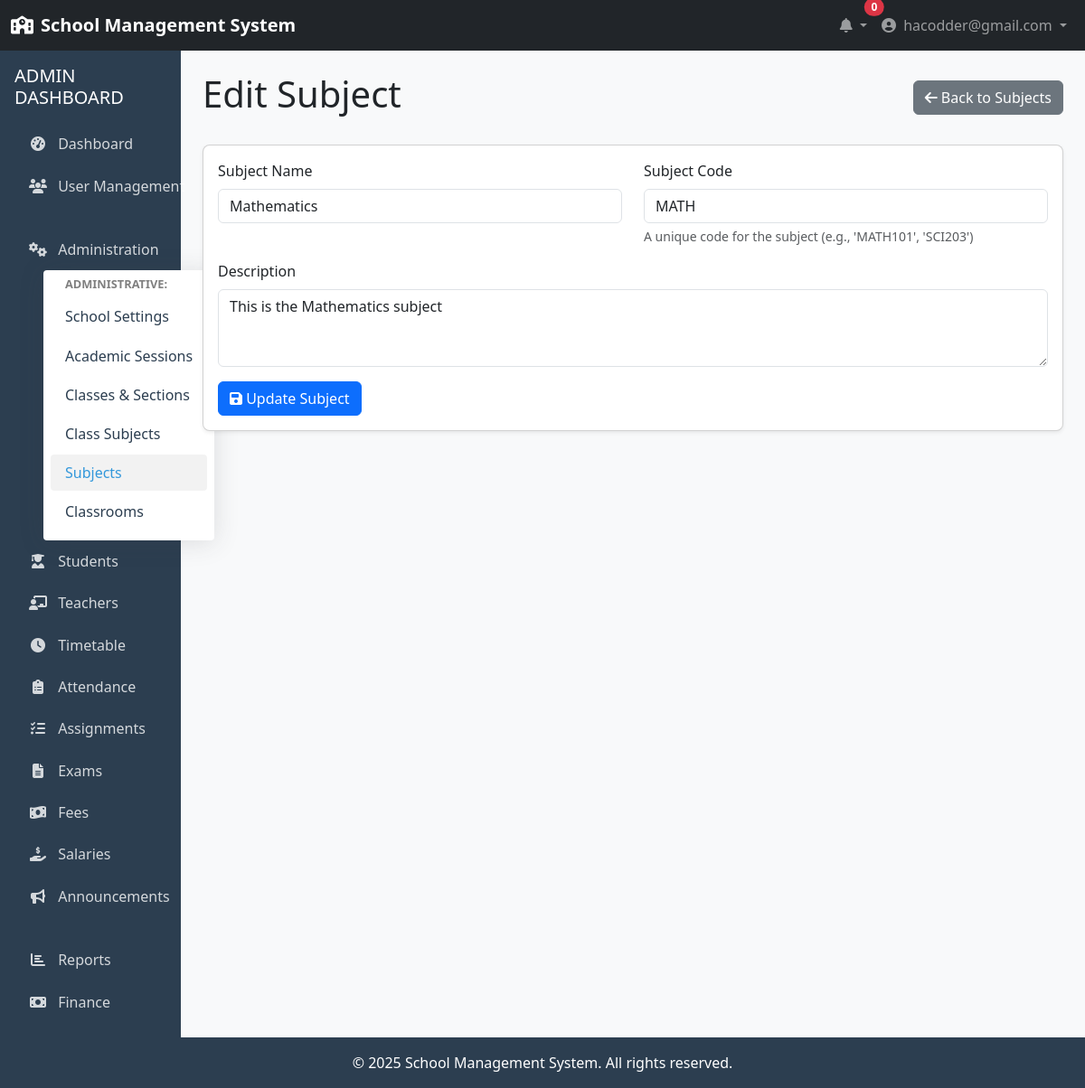
The app's page /administration/subjects/edit/1/ (signed in) with its own data.
### accounts/models.py (models this page shows, shortened)
class User(AbstractUser):
    USER_TYPE_CHOICES = (
        ('ADMIN', 'Admin'),
        ('TEACHER', 'Teacher'),
        ('STUDENT', 'Student'),
    )
    username = None
    email = models.EmailField(_('email address'), unique=True)
    user_type = models.CharField(max_length=10, choices=USER_TYPE_CHOICES, default='STUDENT')
    profile_pic = models.ImageField(upload_to='profile_pics/', null=True, blank=True)
    phone_number = models.CharField(max_length=15, null=True, blank=True)
    address = models.TextField(null=True, blank=True)
    date_of_birth = models.DateField(null=True, blank=True)
    USERNAME_FIELD = 'email'
    REQUIRED_FIELDS = []
    objects = UserManager()
    @property
    def is_admin(self):
        return self.user_type == 'ADMIN'

### administration/models.py (models this page shows, shortened)
class Subject(models.Model):
    name = models.CharField(max_length=100)
    code = models.CharField(max_length=20, unique=True)
    description = models.TextField(null=True, blank=True)

### administration/views.py (the view)
# urls.py: path('subjects/edit/<int:pk>/', views.edit_subject, name='edit_subject'),
@login_required
@admin_required
def edit_subject(request, pk):
    subject = get_object_or_404(Subject, pk=pk)
    if request.method == 'POST':
        form = SubjectForm(request.POST, instance=subject)
        if form.is_valid():
            form.save()
            messages.success(request, 'Subject updated successfully!')
            return redirect('administration:subject_list')
    else:
        form = SubjectForm(instance=subject)
    context = {
        'form': form,
        'subject': subject
    }
    return render(request, 'administration/subject_form.html', context)

### administration/forms.py
class SubjectForm(forms.ModelForm):
    class Meta:
        model = Subject
        fields = ('name', 'code', 'description')
        widgets = {
            'name': forms.TextInput(attrs={'class': 'form-control'}),
            'code': forms.TextInput(attrs={'class': 'form-control'}),
            'description': forms.Textarea(attrs={'class': 'form-control', 'rows': 3})
        }

### accounts/mixins.py (called while the page is built)
def admin_required(view_func):
    def check_admin(user):
        return user.is_authenticated and user.is_admin
    decorated_view = user_passes_test(check_admin, login_url=reverse_lazy('accounts:login'))(view_func)
    return decorated_view

### templates/administration/subject_form.html (shortened to what this page needs)
{% extends 'base.html' %}
{% block content %}
<div class="container-fluid">
    <div class="row mb-4">
        <div class="col-md-12">
            <div class="d-flex justify-content-between align-items-center mb-4">
                <h1>{% if subject %}Edit Subject{% else %}Add Subject{% endif %}</h1>
                <a href="{% url 'administration:subject_list' %}" class="btn btn-secondary">
                    <i class="fas fa-arrow-left"></i> Back to Subjects
                </a>
            </div>
            <div class="card">
                <div class="card-body">
                    <form method="post">
                        <div class="row">
                            <div class="col-md-6 mb-3">
                                <label for="{{ form.name.id_for_label }}" class="form-label">Subject Name</label>
                                {{ form.name }}
                            </div>
                            <div class="col-md-6 mb-3">
                                <label for="{{ form.code.id_for_label }}" class="form-label">Subject Code</label>
                                {{ form.code }}
                                <div class="form-text">A unique code for the subject (e.g., 'MATH101', 'SCI203')</div>
                            </div>
                        </div>
                        <div class="row">
                            <div class="col-md-12 mb-3">
                                <label for="{{ form.description.id_for_label }}" class="form-label">Description</label>
                                {{ form.description }}
                            </div>
                        </div>
                        <div class="row">
                            <div class="col-md-12">
                                <button type="submit" class="btn btn-primary">
                                    <i class="fas fa-save"></i> {% if subject %}Update Subject{% else %}Save Subject{% endif %}
                                </button>
                            </div>
                        </div>
                    </form>
                </div>
            </div>
        </div>
    </div>
</div>
{% endblock %}

### templates/base.html (shortened to what this page needs)
<!DOCTYPE html>
<html lang="en">
<head>
    <link href="https://cdn.jsdelivr.net/npm/bootstrap@5.3.0/dist/css/bootstrap.min.css" rel="stylesheet">
    <link rel="stylesheet" href="https://cdnjs.cloudflare.com/ajax/libs/font-awesome/6.4.0/css/all.min.css">
</head>
<body>
    <nav class="navbar navbar-expand-lg navbar-dark bg-dark">
        <div class="container-fluid">
            <a class="navbar-brand" href="{% url 'home' %}">
                <i class="fas fa-school me-2"></i>School Management System
            </a>
            <div class="collapse navbar-collapse" id="navbarSupportedContent">
                <ul class="navbar-nav ms-auto mb-2 mb-lg-0">
                    {% if user.is_authenticated %}
                    <li class="nav-item dropdown">
                        <a class="nav-link dropdown-toggle" href="#" id="notificationDropdown" role="button" data-bs-toggle="dropdown">
                            <i class="fas fa-bell"></i>
                            <span class="position-absolute top-0 start-100 translate-middle badge rounded-pill bg-danger">
                                0
                            </span>
                        </a>
                    </li>
                    <li class="nav-item dropdown">
                        <a class="nav-link dropdown-toggle" href="#" id="userDropdown" role="button" data-bs-toggle="dropdown">
                            <i class="fas fa-user-circle me-1"></i> {{ user.get_full_name|default:user.email }}
                        </a>
                    </li>
                    {% else %}
                    <li class="nav-item">
                        <a class="nav-link" href="{% url 'accounts:login' %}"><i class="fas fa-sign-in-alt me-1"></i> Login</a>
                    </li>
                    {% endif %}
                </ul>
            </div>
        </div>
    </nav>
    <div class="container-fluid">
        <div class="row">
            {% if user.is_authenticated %}
            <div class="col-md-3 col-lg-2 px-0 sidebar">
                <div class="p-3">
                    {% if user.is_admin %}
                    <h5 class="text-uppercase mb-3">Admin Dashboard</h5>
                    <ul class="nav flex-column" id="sidenavAccordion">
                        <li class="nav-item">
                            <a class="nav-link {% if request.path == '/accounts/admin/dashboard/' %}active{% endif %}" href="{% url 'accounts:admin_dashboard' %}">
                                <i class="fas fa-tachometer-alt"></i> Dashboard
                            </a>
                        </li>
                        <li class="nav-item">
                            <a class="nav-link {% if '/accounts/users/' in request.path %}active{% endif %}" href="{% url 'accounts:user_list' %}">
                                <i class="fas fa-users"></i> User Management
                            </a>
                        </li>
                        <li class="nav-item">
                            <a class="nav-link collapsed" href="#" data-bs-toggle="collapse" data-bs-target="#collapseAdmin"
                                aria-expanded="false" aria-controls="collapseAdmin">
                                <i class="fas fa-fw fa-cogs"></i>
                                <span>Administration</span>
                            </a>
                            <div id="collapseAdmin" class="collapse" aria-labelledby="headingAdmin" data-bs-parent="#sidenavAccordion">
                                <div class="bg-white py-2 collapse-inner rounded">
                                    <h6 class="collapse-header">Administrative:</h6>
                                    <a class="collapse-item {% if request.path == '/administration/school-settings/' %}active{% endif %}" href="{% url 'administration:school_settings' %}">School Settings</a>
                                    <a class="collapse-item {% if '/administration/academic-sessions/' in request.path %}active{% endif %}" href="{% url 'administration:academic_session_list' %}">Academic Sessions</a>
                                    <a class="collapse-item {% if '/administration/classes/' in request.path and '/subjects/' not in request.path %}active{% endif %}" href="{% url 'administration:class_list' %}">Classes & Sections</a>
                                    <a class="collapse-item " href="{% url 'administration:class_subject_list' %}">Class Subjects</a>
                                    <a class="collapse-item {% if '/administration/subjects/' in request.path %}active{% endif %}" href="{% url 'administration:subject_list' %}">Subjects</a>
                                    <a class="collapse-item {% if '/administration/classrooms/' in request.path %}active{% endif %}" href="{% url 'administration:classroom_list' %}">Classrooms</a>
                                </div>
                            </div>
                        </li>
                        <li class="nav-item">
                            <a class="nav-link" href="{% url 'academics:student_list' %}">
                                <i class="fas fa-user-graduate"></i> Students
                            </a>
                        </li>
                        <li class="nav-item">
                            <a class="nav-link" href="{% url 'academics:teacher_list' %}">
                                <i class="fas fa-chalkboard-teacher"></i> Teachers
                            </a>
                        </li>
                        <li class="nav-item">
                            <a class="nav-link" href="{% url 'academics:timetable_list' %}">
                                <i class="fas fa-clock"></i> Timetable
                            </a>
                        </li>
                        <li class="nav-item">
                            <a class="nav-link" href="{% url 'academics:attendance_list' %}">
                                <i class="fas fa-clipboard-list"></i> Attendance
                            </a>
                        </li>
                        <li class="nav-item">
                            <a class="nav-link" href="{% url 'academics:assignment_list' %}">
                                <i class="fas fa-tasks"></i> Assignments
                            </a>
                        </li>
                        <li class="nav-item">
                            <a class="nav-link" href="{% url 'academics:exam_list' %}">
                                <i class="fas fa-file-alt"></i> Exams
                            </a>
                        </li>
                        <li class="nav-item">
                            <a class="nav-link" href="{% url 'finance:fee_payment_list' %}">
                                <i class="fas fa-money-bill-wave"></i> Fees
                            </a>
                        </li>
                        <li class="nav-item">
                            <a class="nav-link" href="{% url 'finance:salary_payment_list' %}">
                                <i class="fas fa-hand-holding-usd"></i> Salaries
                            </a>
                        </li>
                        <li class="nav-item">
                            <a class="nav-link" href="#">
                                <i class="fas fa-bullhorn"></i> Announcements
                            </a>
                        </li>
                        <li class="nav-item">
                            <a class="nav-link" href="#">
                                <i class="fas fa-chart-bar"></i> Reports
                            </a>
                        </li>
                        <li class="nav-item
                            ">
                            <a class="nav-link {% if 'finance:fee_category_list' in request.path or 'finance:fee_structure_list' in request.path or 'finance:fee_payment_list' in request.path or 'finance:salary_structure_list' in request.path or 'finance:salary_payment_list' in request.path or 'finance:student_fee_management' in request.path %}{% else %}collapsed{% endif %}" href="#" data-toggle="collapse" data-target="#collapseFinance"
                                aria-expanded="{% if 'finance:fee_category_list' in request.path or 'finance:fee_structure_list' in request.path or 'finance:fee_payment_list' in request.path or 'finance:salary_structure_list' in request.path or 'finance:salary_payment_list' in request.path or 'finance:student_fee_management' in request.path %}true{% else %}false{% endif %}" aria-controls="collapseFinance">
                                <i class="fas fa-fw fa-money-bill"></i>
                                <span>Finance</span>
                            </a>
                        </li>
                    </ul>
                    {% endif %}
                </div>
            </div>
            <div class="col-md-9 col-lg-10 content py-4">
            {% else %}
            <div class="col-12 content py-4">
            {% endif %}
                {% block content %}{% endblock %}
            </div>
        </div>
    </div>
    <footer class="footer text-center">
        <div class="container">
            <p class="mb-0">&copy; {% now "Y" %} School Management System. All rights reserved.</p>
        </div>
    </footer>
</body>
</html>

### templates/base.html (style rules this page uses)
:root { --primary-color: #3498db; --secondary-color: #2c3e50; --success-color: #2ecc71; --danger-color: #e74c3c; --warning-color: #f39c12; --light-color: #ecf0f1; --dark-color: #2c3e50; }
body { min-height: 100vh; display: flex; flex-direction: column; background-color: #f8f9fa; }
.content { flex: 1; }
.navbar-brand { font-weight: bold; }
.sidebar { background-color: var(--secondary-color); color: white; min-height: calc(100vh - 56px); }
.sidebar .nav-link { color: rgba(255, 255, 255, 0.8); padding: 0.5rem 1rem; margin: 0.2rem 0; border-radius: 0.25rem; transition: all 0.2s; }
.sidebar .nav-link i { margin-right: 0.5rem; width: 20px; text-align: center; }
.card { border-radius: 0.5rem; box-shadow: 0 0.125rem 0.25rem rgba(0, 0, 0, 0.075); margin-bottom: 1.5rem; }
.footer { background-color: var(--secondary-color); color: white; padding: 1rem 0; margin-top: auto; }
.sidebar .collapse-inner { padding: 0.5rem; margin-left: 2rem; border-radius: 0.25rem !important; background-color: white !important; box-shadow: 0 0.15rem 1.75rem 0 rgba(58, 59, 69, 0.15) !important; }
.sidebar .collapse-item { display: block; text-decoration: none; padding: 0.5rem 1rem; color: var(--secondary-color); border-radius: 0.25rem; white-space: nowrap; transition: all 0.2s; margin: 0.2rem 0; }
.sidebar .collapse-item:hover, .sidebar .collapse-item.active { background-color: rgba(0, 0, 0, 0.05); color: var(--primary-color); font-weight: 500; }
.sidebar .collapse-header { color: rgba(0, 0, 0, 0.5); font-size: 0.8rem; text-transform: uppercase; margin-bottom: 0.5rem; font-weight: 700; padding: 0 1rem; }

### records on screen
User: get_full_name "hacodder@gmail.com"
Subject: name "Mathematics", code "MATH", description "This is the Mathematics subject"
